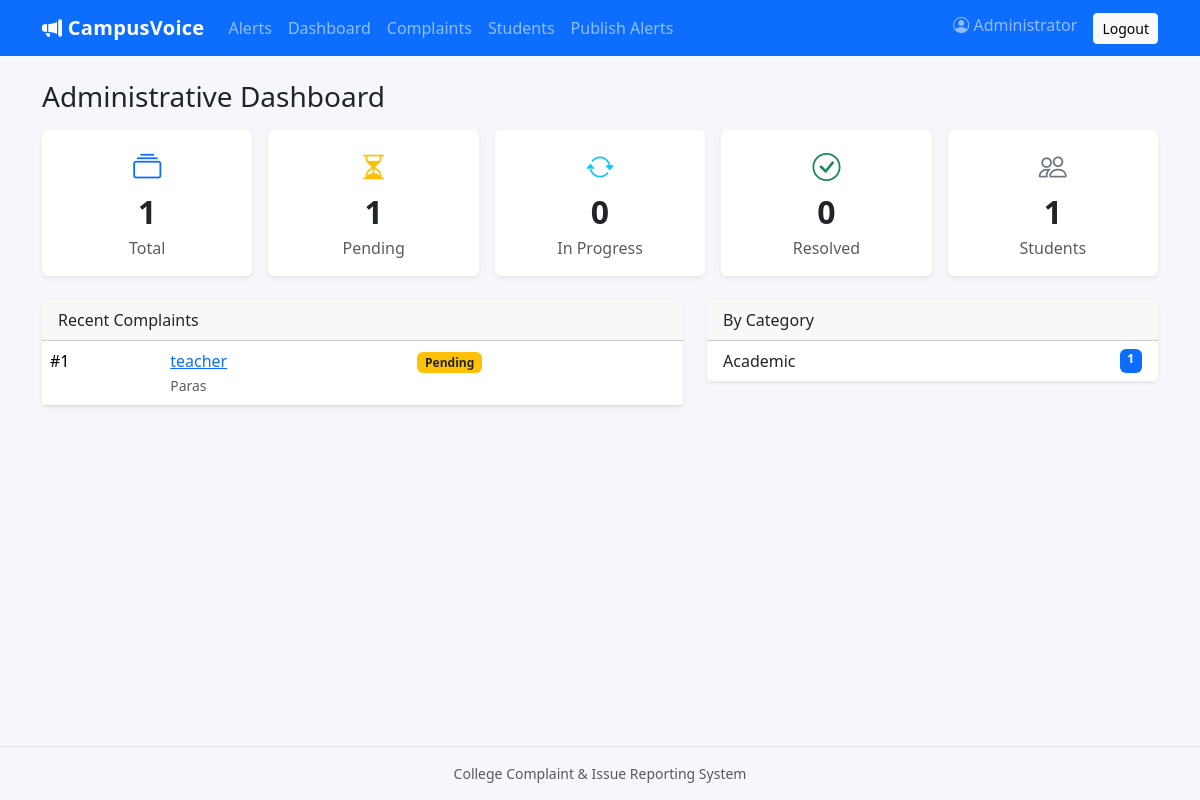
The page /admin (signed in) on the database its author committed.
### models.py (models this page shows, shortened)
class User(db.Model):
    __tablename__ = "users"
    id = db.Column(db.Integer, primary_key=True)
    name = db.Column(db.String(100), nullable=False)
    email = db.Column(db.String(120), unique=True, nullable=False)
    roll_no = db.Column(db.String(30))
    department = db.Column(db.String(80))
    password_hash = db.Column(db.String(255), nullable=False)
    role = db.Column(db.String(10), nullable=False, default="student")  # student | admin
    created_at = db.Column(db.DateTime, default=datetime.utcnow)
    complaints = db.relationship("Complaint", backref="student", lazy=True)

class Complaint(db.Model):
    __tablename__ = "complaints"
    id = db.Column(db.Integer, primary_key=True)
    user_id = db.Column(db.Integer, db.ForeignKey("users.id"), nullable=False)
    title = db.Column(db.String(150), nullable=False)
    category = db.Column(db.String(40), nullable=False)
    priority = db.Column(db.String(10), nullable=False, default="Medium")
    description = db.Column(db.Text, nullable=False)
    status = db.Column(db.String(20), nullable=False, default="Pending")
    admin_remarks = db.Column(db.Text)
    created_at = db.Column(db.DateTime, default=datetime.utcnow)
    updated_at = db.Column(db.DateTime, default=datetime.utcnow, onupdate=datetime.utcnow)
    history = db.relationship("StatusHistory", backref="complaint", lazy=True,
                              order_by="StatusHistory.changed_at")

### app.py (the view)
@app.route("/admin")
@admin_required
def admin_dashboard():
    counts = dict(db.session.query(Complaint.status, func.count(Complaint.id))
                  .group_by(Complaint.status).all())
    by_cat = (db.session.query(Complaint.category, func.count(Complaint.id))
              .group_by(Complaint.category).all())
    recent = Complaint.query.order_by(Complaint.created_at.desc()).limit(5).all()
    stats = {
        "total": sum(counts.values()),
        "pending": counts.get("Pending", 0),
        "progress": counts.get("In Progress", 0),
        "resolved": counts.get("Resolved", 0),
        "students": User.query.filter_by(role="student").count(),
    }
    return render_template("admin_dashboard.html", stats=stats, by_cat=by_cat, recent=recent)

### app.py (called while the page is built)
def current_user():
    uid = session.get("user_id")
    return db.session.get(User, uid) if uid else None

@app.context_processor
def inject_globals():
    return dict(current_user=current_user(), STATUSES=STATUSES,
                CATEGORIES=CATEGORIES, PRIORITIES=PRIORITIES)

def admin_required(f):
    @wraps(f)
    def wrapper(*a, **kw):
        u = current_user()
        if not u:
            return redirect(url_for("login"))
        if u.role != "admin":
            abort(403)
        return f(*a, **kw)
    return wrapper

### templates/admin_dashboard.html (shortened to what this page needs)
{% extends "base.html" %}
{% from "_macros.html" import status_badge %}
{% block content %}
<h3 class="mb-3">Administrative Dashboard</h3>
<div class="row g-3 mb-4">
  {% for label, val, color, icon in [('Total', stats.total, 'primary','collection'), ('Pending', stats.pending,'warning','hourglass-split'), ('In Progress', stats.progress,'info','arrow-repeat'), ('Resolved', stats.resolved,'success','check-circle'), ('Students', stats.students,'secondary','people')] %}
  <div class="col-6 col-md"><div class="card border-{{ color }} shadow-sm"><div class="card-body text-center">
    <i class="bi bi-{{ icon }} fs-3 text-{{ color }}"></i><div class="fs-2 fw-bold">{{ val }}</div><div class="text-muted">{{ label }}</div></div></div></div>
  {% endfor %}
</div>
<div class="row">
  <div class="col-lg-7"><div class="card shadow-sm mb-3"><div class="card-header">Recent Complaints</div>
    <table class="table mb-0"><tbody>
    {% for c in recent %}<tr><td>#{{ c.id }}</td><td><a href="{{ url_for('complaint_detail', cid=c.id) }}">{{ c.title }}</a><br><small class="text-muted">{{ c.student.name }}</small></td><td>{{ status_badge(c.status) }}</td></tr>
    {% else %}<tr><td class="text-muted">No complaints yet.</td></tr>{% endfor %}</tbody></table></div></div>
  <div class="col-lg-5"><div class="card shadow-sm"><div class="card-header">By Category</div>
    <ul class="list-group list-group-flush">{% for cat, n in by_cat %}<li class="list-group-item d-flex justify-content-between">{{ cat }}<span class="badge bg-primary">{{ n }}</span></li>{% else %}<li class="list-group-item text-muted">No data.</li>{% endfor %}</ul></div></div>
</div>
{% endblock %}

### templates/base.html (shortened to what this page needs)
<!DOCTYPE html>
<html lang="en">
<head>
  <link href="https://cdn.jsdelivr.net/npm/bootstrap@5.3.3/dist/css/bootstrap.min.css" rel="stylesheet">
  <link href="https://cdn.jsdelivr.net/npm/bootstrap-icons@1.11.3/font/bootstrap-icons.css" rel="stylesheet">
  <link href="{{ url_for('static', filename='css/style.css') }}" rel="stylesheet">
</head>
<body class="d-flex flex-column min-vh-100">
<nav class="navbar navbar-expand-lg navbar-dark bg-primary">
  <div class="container">
    <a class="navbar-brand" href="{{ url_for('index') }}"><i class="bi bi-megaphone-fill"></i> CampusVoice</a>
    <div id="nav" class="collapse navbar-collapse">
      <ul class="navbar-nav me-auto">
        <li class="nav-item"><a class="nav-link" href="{{ url_for('alerts') }}">Alerts</a></li>
        {% if current_user and current_user.role == 'student' %}
          <li class="nav-item"><a class="nav-link" href="{{ url_for('new_complaint') }}">New Complaint</a></li>
          <li class="nav-item"><a class="nav-link" href="{{ url_for('my_complaints') }}">My Complaints</a></li>
        {% elif current_user and current_user.role == 'admin' %}
          <li class="nav-item"><a class="nav-link" href="{{ url_for('admin_dashboard') }}">Dashboard</a></li>
          <li class="nav-item"><a class="nav-link" href="{{ url_for('admin_complaints') }}">Complaints</a></li>
          <li class="nav-item"><a class="nav-link" href="{{ url_for('admin_students') }}">Students</a></li>
          <li class="nav-item"><a class="nav-link" href="{{ url_for('admin_alerts') }}">Publish Alerts</a></li>
        {% endif %}
      </ul>
      <ul class="navbar-nav">
        {% if current_user %}
          <li class="nav-item"><span class="navbar-text me-3"><i class="bi bi-person-circle"></i> {{ current_user.name }}</span></li>
          <li class="nav-item"><a class="btn btn-light btn-sm" href="{{ url_for('logout') }}">Logout</a></li>
        {% else %}
          <li class="nav-item"><a class="nav-link" href="{{ url_for('login') }}">Login</a></li>
          <li class="nav-item"><a class="btn btn-light btn-sm" href="{{ url_for('register') }}">Register</a></li>
        {% endif %}
      </ul>
    </div>
  </div>
</nav>
<main class="container my-4 flex-grow-1">
  {% block content %}{% endblock %}
</main>
<footer class="text-center text-muted py-3 border-top small">College Complaint &amp; Issue Reporting System</footer>
</body>
</html>

### templates/_macros.html (shortened to what this page needs)
{% macro status_badge(s) -%}
<span class="badge bg-{{ {'Pending':'warning text-dark','In Progress':'info text-dark','Resolved':'success'}[s] }}">{{ s }}</span>
{%- endmacro %}

### static/css/style.css (style rules this page uses)
body { background: #f5f7fb; }
.card { border: 0; }
.navbar-brand { font-weight: 700; letter-spacing: .3px; }

### rows shown on the page
User: name "Administrator"
Complaint: id "1", status "Pending", title "teacher", student.name "Paras", category "Academic"

### other values the page prints
{{ val }} "1" "0" "0" "1"
{{ label }} "Total" "In Progress" "Resolved" "Students"
